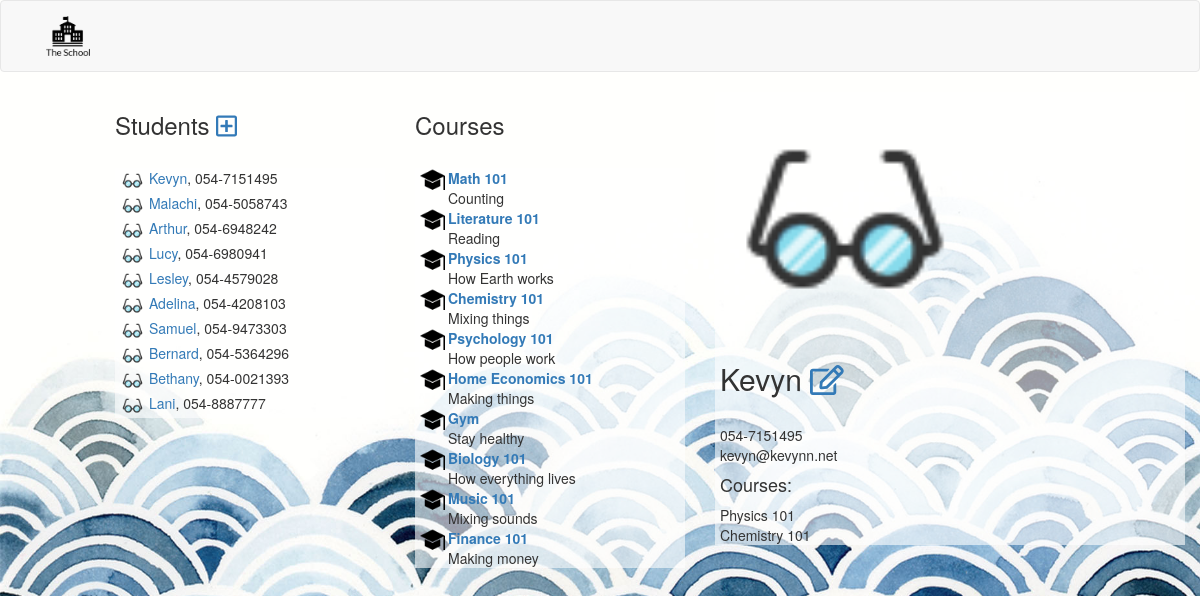
The page /index.php/?page=main&action=student-details&id=1 (signed in) on the database its author committed.
### tables this page shows
CREATE TABLE `students` (
  `id` int(11) NOT NULL,
  `name` varchar(255) DEFAULT NULL,
  `phone` varchar(100) DEFAULT NULL,
  `email` varchar(255) DEFAULT NULL,
  `image` varchar(255) DEFAULT NULL
);

CREATE TABLE `courses` (
  `id` int(11) NOT NULL,
  `name` text,
  `description` text,
  `image` varchar(255) DEFAULT NULL
);

### models/data.php (called while the page is built, shortened)
<?php
Class DAL {
    private $servername = "localhost";
    private $username = "root";
    private $password = "";
    private $dbname = "theschool_ol";
    function fetch($sql) {
        try {
            $conn = new PDO("mysql:host=$this->servername;dbname=$this->dbname", $this->username, $this->password);
            $conn->setAttribute(PDO::ATTR_ERRMODE, PDO::ERRMODE_EXCEPTION);
            $resultsArray = $conn->query($sql);
            return $resultsArray;
        }
        catch(PDOException $e)
        {
            return $e->getMessage();
        }
    }
}
?>

### views/main.php (the view, shortened to what this page needs)
<?php
require_once 'models/mainM.php';
Class Render {
    function columnView() {
        $render = new mainM();
        echo '<div class="container-fluid">
                <div class="row">
                <div class="col-md-1"></div>
                <div class="col-md-3">
                <h3>Students
                <a href="'.DIR.'index.php?page=main&action=student-add"><i class="far fa-plus-square"></a></i>
                </h3><br>';
        $displayStudents = $render->getAll("students");
            foreach ($displayStudents as $row) {
                echo '<div class="displaydiv"><img class="icon" src="'.DIR.$row['image'].'"> <a href="'.DIR.'index.php/?page=main&action=student-details&id='.$row['id'].'">'
                . $row['name'] . '</a>, ' . $row['phone'] . '</div>';
            };
		echo '</div>
                <div class="col-md-3">
                <h3>Courses';
        echo '</h3><br>';
        $displayCourses = $render->getAll("courses");
            foreach ($displayCourses as $row) {
                echo '<div class="displaydiv"><div class="sideimg"><img class="icon" src="'.DIR.$row['image'].'"></div> <b><a href="'.DIR.'index.php/?page=main&action=course-details&id='.$row['id'].'">'
                .$row['name'].'</a></b><br>'.$row['description'].'</div>';
            };
		echo '</div>
            <div class="col-md-5">';
    }
    function footer() {
        echo '</div>
        </div>
        </div>
        </div>';
    }
}
Class Student extends Render {
    function detailsView($id) {
        $render = new mainM();
        $show = $this->columnView();
        $displayOneStudent = $render->getOne("students", $id);
        foreach ($displayOneStudent as $row) {
            echo '<div class="displaydiv"><img src="'.DIR.$row['image'].'" class="bigicon"><h2>'.$row['name'].' <a href="'.DIR.'index.php?page=main&action=student-edit&id='.$id.'"><i class="far fa-edit"></i></a></h2><br>'
                .$row['phone'].'<br>'
                .$row['email'].'<br>'
                .'<h4>Courses:</h4>';
                $render->showStudentCourses($id);
        }
        $this->footer();
    }
}
?>

### models/mainM.php (shortened to what this page needs)
<?php
require_once 'data.php';
Class MainM extends DAL {
    function getAll($table) {
        $sql = "SELECT * FROM ".$table;
        $all = $this->fetch($sql);
        $resultArray = $all->fetchAll(PDO::FETCH_ASSOC);
        return $resultArray;
    }
    function getOne($table, $id) {
        $sql = "SELECT * FROM ".$table." WHERE id='".$id."'";
        $item = $this->fetch($sql);
        $resultArray = $item->fetchAll(PDO::FETCH_ASSOC);
        return $resultArray;
    }
    function showStudentCourses($id) {
        $courseList = array ();
        $sql = "SELECT * FROM courses_students WHERE student_id='".$id."'";
        $studCourses = $this->fetch($sql);
        $courses = $studCourses->fetchAll(PDO::FETCH_ASSOC);
        foreach ($courses as $row) {
            array_push($courseList, $row['course_id']);
        };
        for ($i=0; $i<count($courseList); $i++) {
            $sql1 = "SELECT * FROM courses WHERE id='".$courseList[$i]."'";
            $showStudCourses = $this->fetch($sql1);
            $resultArray = $showStudCourses->fetchAll(PDO::FETCH_ASSOC);
            foreach ($resultArray as $row) {
                echo $row['name'] .'<br>';
            }
        };
    }
}
?>

### style.css (style rules this page uses)
body { background-image: url("upload/bg.jpg"); background-repeat: no-repeat; background-size: 100%; }
.icon { width: 25px; }
.bigicon { width: 250px; }
.sideimg { float: left; margin-right: 3px; }
.displaydiv { padding-left: 5px; background-color: rgba(255,255,255, 0.6); }

### rows shown on the page
students: image (picture), name "Kevyn", phone "054-7151495", email "kevyn@kevynn.net"
students: image (picture), name "Malachi", phone "054-5058743"
students: image (picture), name "Arthur", phone "054-6948242"
students: image (picture), name "Lucy", phone "054-6980941"
students: image (picture), name "Lesley", phone "054-4579028"
students: image (picture), name "Adelina", phone "054-4208103"
students: image (picture), name "Samuel", phone "054-9473303"
students: image (picture), name "Bernard", phone "054-5364296"
students: image (picture), name "Bethany", phone "054-0021393"
students: image (picture), name "Lani", phone "054-8887777"
courses: image (picture), name "Math 101", description "Counting"
courses: image (picture), name "Literature 101", description "Reading"
courses: image (picture), name "Physics 101", description "How Earth works"
courses: image (picture), name "Chemistry 101", description "Mixing things"
courses: image (picture), name "Psychology 101", description "How people work"
courses: image (picture), name "Home Economics 101", description "Making things"
courses: image (picture), name "Gym", description "Stay healthy"
courses: image (picture), name "Biology 101", description "How everything lives"
courses: image (picture), name "Music 101", description "Mixing sounds"
courses: image (picture), name "Finance 101", description "Making money"
